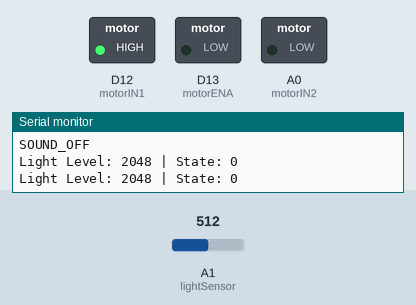
This sketch was run on a simulated Arduino Zero (SAMD21). Shown: switched loads named in the sketch (green lamp = pin HIGH), the last lines printed to the serial monitor. The inputs (shaded band) are chosen by the test bench; at power-on: A1 (lightSensor) = 512 (analog values on the 0–1023 scale).

Above: at 1.2 s.
1.3 s: A1 (lightSensor) set to 211
2.8 s: A1 (lightSensor) set to 184
At 3.06 s:
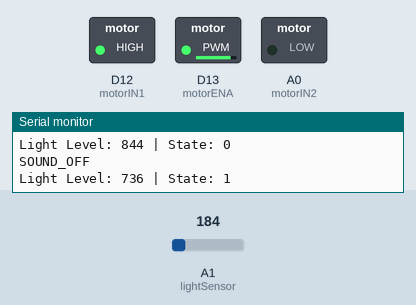
5.8 s: A1 (lightSensor) set to 230
At 6.5 s:
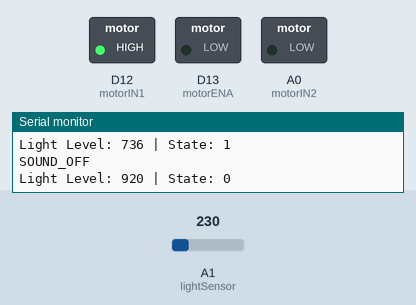
Timing chart, 0 to 8.8 s (numbered marks = the images above; inputs shaded):
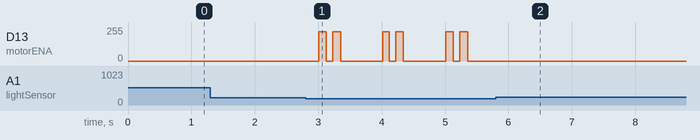

Measured:
- the behaviour switches between 200 and 199 on A1 (lightSensor) (found by bisection; images 0 and 1)
- after the input at 2.8 s, D13 (motorENA): 0/255 → 220/255 after 0.21 s, then repeats every 0.99 s: 0/255 0.10 s, 220/255 0.12 s, 0/255 0.67 s, 220/255 0.10 s
- after the input at 5.8 s, D13 (motorENA): stops changing and stays 0/255

The sketch:

Lab_4.ino
```cpp
/*
  Lab 4: Interactive 3D Print
  LDR -> Vibration Motor

  in Light -> no vibration
  in dark -> (heart beat) / constant vibration
*/

// Pin definitions
const int lightSensor = 15;

// L293D motor driver
const int motorENA = 13;
const int motorIN1 = 12;
const int motorIN2 = 14;

// Light thresholds
const int darknessThreshold = 800;
const int completeDarkThreshold = 320;

const int motorStrength = 220;

// Heartbeat timing
unsigned long previousBeat = 0;
const unsigned long heartbeatCycle = 1000;

int lastState = -1;

void setup() {
  Serial.begin(115200);
  analogReadResolution(12);

  // Motor setup
  pinMode(motorENA, OUTPUT);
  pinMode(motorIN1, OUTPUT);
  pinMode(motorIN2, OUTPUT);

  // Motor direction
  digitalWrite(motorIN1, HIGH);
  digitalWrite(motorIN2, LOW);

  // Initially off
  analogWrite(motorENA, 0);

  Serial.println("System Ready");
}

void loop() {
  int lightLevel = analogRead(lightSensor);

  // 0 = light, 1 = dim, 2 = dark
  int state;

  if (lightLevel < completeDarkThreshold) {
    state = 2;
  } else if (lightLevel < darknessThreshold) {
    state = 1;
  } else {
    state = 0;
  }

  // Send state only when it changes
  if (state != lastState) {
    if (state == 2) {
      Serial.println("SOUND_ON");
    } else {
      Serial.println("SOUND_OFF");
    }

    lastState = state;
  }

  // Motor behavior
  if (state == 0) {
    // Bright: motor off
    analogWrite(motorENA, 0);
  } else if (state == 1) {
    // Dim: heartbeat pattern
    unsigned long elapsed =
      millis() % heartbeatCycle;

    if (elapsed < 120) {
      // First beat
      analogWrite(motorENA, motorStrength);
    } else if (elapsed < 220) {
      analogWrite(motorENA, 0);
    } else if (elapsed < 340) {
      // Second beat
      analogWrite(motorENA, motorStrength);
    } else {
      analogWrite(motorENA, 0);
    }
  } else {
    // Complete darkness: constant vibration
    analogWrite(motorENA, motorStrength);
  }

  // Debug statements
  static unsigned long lastPrint = 0;

  if (millis() - lastPrint >= 500) {
    Serial.print("Light Level: ");
    Serial.print(lightLevel);
    Serial.print(" | State: ");
    Serial.println(state);

    lastPrint = millis();
  }

  delay(20);
}

/*
// Simple test if the light sensor LDR was working
const int lightSensor = 15;
const int darknessThreshold = 1500;

void setup() {
  Serial.begin(115200);
}

void loop() {
  int lightLevel = analogRead(lightSensor);

  Serial.print("Light Level: ");
  Serial.println(lightLevel);

  if (lightLevel < darknessThreshold) {
    Serial.println("It is DARK!");
  } else {
    Serial.println("Light detected.");
  }

  delay(500);
}
*/
```
